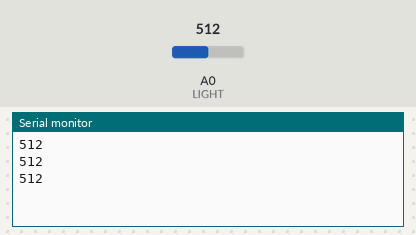
Bench run of a sketch on a simulated Arduino Uno, built with avr-gcc and run on an emulated ATmega328P. On the bench: the last lines printed to the serial monitor. Inputs (shaded band) come from the test bench; at power-on: A0 (LIGHT) = 512.

Above: at 1.3 s.
1.4 s: A0 (LIGHT) set to 710
At 2.2 s:
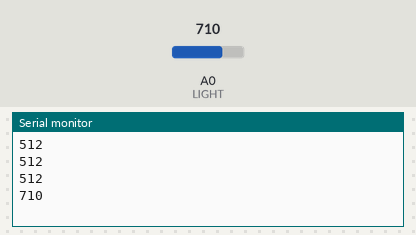
2.9 s: A0 (LIGHT) set to 716
At 3.3 s:
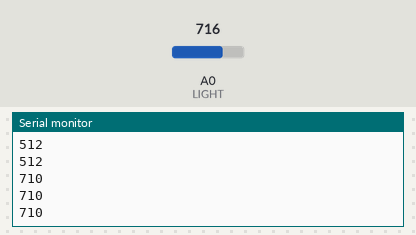
Timing chart, 0 to 5.9 s (numbered marks = the images above; inputs shaded):
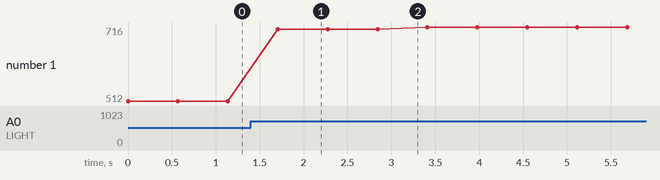

The sketch:

Truyen_AnhSang.ino
```cpp
#include <IRremote.h>
int val = 0;
int LIGHT = 0;

void setup() {
  Serial.begin(9600);
  IrSender.begin(3);
}

void loop() {
  val = analogRead(LIGHT);
  Serial.println(val);
  if (val > 700) {
    IrSender.sendNECRaw(1);
    delay(500);
  }
  else{
    IrSender.sendNECRaw(2);
    delay(500);
  }

}
```

Measured:
- after the input at 1.4 s, the serial monitor: prints a new line after 0.31 s (image 1)
- plotted number 1: 512 → 710 after the input at 1.4 s, 710 → 716 after the input at 2.9 s
